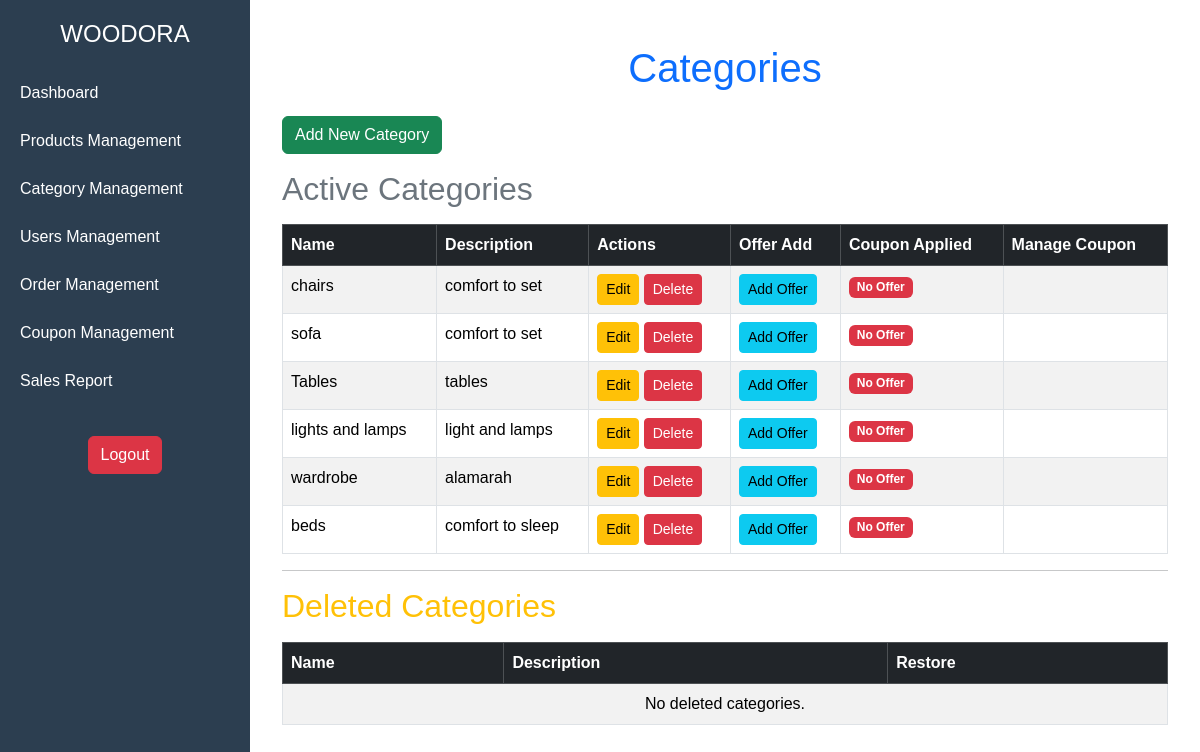
Page /products/categories/ on the committed database.
### products/models.py (models this page shows, shortened)
class Category(models.Model):
    name = models.CharField(max_length=100, verbose_name="Category Name", blank=True, null=True)
    description = models.TextField(verbose_name="Category Description", blank=True, null=True)
    is_active = models.BooleanField(default=True)

### products/views.py (the view)
# urls.py: path('categories/', views.category_list, name='category_list'),
def category_list(request):
    categories = Category.objects.filter(is_active=True)
    return render(request, 'custom_Admin/category_list.html', {'categories': categories})

### home/context_processors.py (called while the page is built)
def breadcrumbs(request):
    path_parts = request.path.strip('/').split('/')
    breadcrumbs = [{'title': 'Home', 'url': '/'}]
    if not path_parts or path_parts == ['']:
        return {'breadcrumbs': breadcrumbs}
    url = ''
    for i, part in enumerate(path_parts):
        url += f'/{part}'
        title = part.replace('-', ' ').title()  # Convert slug to readable text
        if path_parts[0] == 'products' and path_parts[1] == 'products_details' and part.isdigit():
            try:
                product = Product.objects.get(id=part)
                title = product.name  # Replace ID with the product name
            except Product.DoesNotExist:
                title = 'Product Not Found'
        breadcrumbs.append({'title': title, 'url': url})
    return {'breadcrumbs': breadcrumbs}

### templates/custom_admin/category_list.html (shortened to what this page needs)
{% extends 'custom_admin/index.html' %}
{% load static %}
{% block content %}
<div class="container mt-4">
    <h1 class="text-center text-primary mb-4">Categories</h1>
    <a href="{% url 'custom_admin:add_category' %}" class="btn btn-success mb-3">Add New Category</a>
    <h2 class="text-secondary mb-3">Active Categories</h2>
    <table class="table table-striped table-bordered">
        <thead class="table-dark">
            <tr>
                <th>Name</th>
                <th>Description</th>
                <th>Actions</th>
                <th>Offer Add</th>
                <th>Coupon Applied</th>
                <th>Manage Coupon</th>
            </tr>
        </thead>
        <tbody>
            {% for category in categories %}
            <tr>
                <td>{{ category.name }}</td>
                <td>{{ category.description }}</td>
                <td>
                    <a href="{% url 'custom_admin:edit_category' category.id %}" class="btn btn-warning btn-sm">Edit</a>
                    <a href="{% url 'custom_admin:delete_category' category.id %}" class="btn btn-danger btn-sm">Delete</a>
                </td>
                <td>
                    <a href="{% url 'custom_admin:add_category_offer' category.id %}" class="btn btn-info btn-sm">Add Offer</a>
                </td>
                <td>
                    {% if category.categoryoffer_set.exists %}
                        <span class="badge bg-success">Offer Applied</span>
                    {% else %}
                        <span class="badge bg-danger">No Offer</span>
                    {% endif %}
                </td>
                <td>
                </td>
            </tr>
            {% empty %}
            <tr>
                <td colspan="6" class="text-center">No active categories available.</td>
            </tr>
            {% endfor %}
        </tbody>
    </table>
    <hr>
    <h2 class="text-warning mb-3">Deleted Categories</h2>
    <table class="table table-striped table-bordered">
        <thead class="table-dark">
            <tr>
                <th>Name</th>
                <th>Description</th>
                <th>Restore</th>
            </tr>
        </thead>
        <tbody>
            {% for category in inactive_categories %}
            <tr>
                <td>{{ category.name }}</td>
                <td>{{ category.description }}</td>
                <td>
                    <form method="post" action="{% url 'custom_admin:restore_category' category.id %}">
                        {% csrf_token %}
                        <button type="submit" class="btn btn-success btn-sm">Restore</button>
                    </form>
                </td>
            </tr>
            {% empty %}
            <tr>
                <td colspan="3" class="text-center">No deleted categories.</td>
            </tr>
            {% endfor %}
        </tbody>
    </table>
</div>
{% endblock %}

### templates/custom_admin/index.html (style rules this page uses)
body { margin: 0; padding: 0; font-family: Arial, sans-serif; }

### rows in the picture
Category: name "chairs", description "comfort to set", shows "No Offer"
Category: name "sofa", description "comfort to set", shows "No Offer"
Category: name "Tables", description "tables", shows "No Offer"
Category: name "lights and lamps", description "light and lamps", shows "No Offer"
Category: name "wardrobe", description "alamarah", shows "No Offer"
Category: name "beds", description "comfort to sleep", shows "No Offer"
